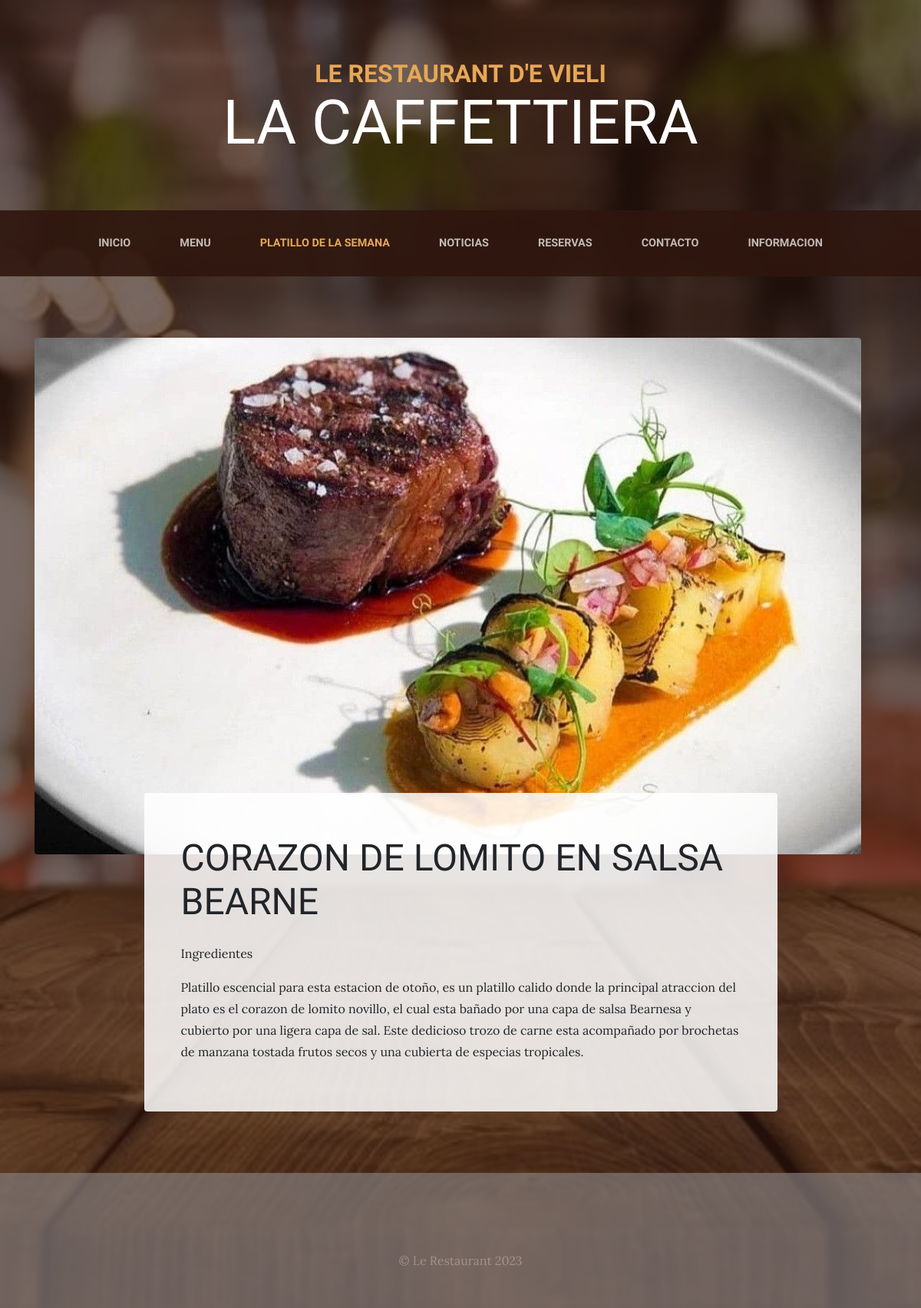
Screenshot of /platillosemanal/ with the database file from the repository.
### services/models.py (models this page shows, shortened)
class Service(models.Model):
    titulo = models.CharField(max_length=200, verbose_name="Título")
    subtitulo = models.CharField(max_length=200, verbose_name="Subtítulo")
    contenido = models.TextField(verbose_name="Contenido")
    image = models.ImageField(verbose_name="Imagen", upload_to="services")
    created = models.DateTimeField(auto_now_add=True, verbose_name="Fecha de creación")
    updated = models.DateTimeField(auto_now=True, verbose_name="Fecha de edición")
    class Meta:
        verbose_name = "servicio"
        verbose_name_plural = "servicios"
        ordering = ['-created']

### services/views.py (the view)
# urls.py: path('', views.services, name="platillosemanal"),
def services(request):
    services = Service.objects.all()
    return render(request, "services/platillosemanal.html", {'services':services})

### pages/templatetags/pages_extras.py (called while the page is built)
@register.simple_tag
def get_page_list():
    pages = Page.objects.all()
    return pages

### services/templates/services/platillosemanal.html (shortened to what this page needs)
{% extends 'core/base.html' %}
{% load static %}
{% block content %}
{% for service in services %}
<section class="page-section about-heading">
  <div class="container">
    <img class="img-fluid rounded about-heading-img mb-3 mb-lg-0" src="{{service.image.url}}"  alt="">
    <div class="about-heading-content">
      <div class="row">
        <div class="col-xl-9 col-lg-10 mx-auto">
          <div class="bg-faded rounded p-5">
            <h2 class="section-heading mb-4">
              <span class="section-heading-upper"></span>
              <span class="section-heading-lower">{{service.titulo}}</span>
            </h2>
            <p>{{service.subtitulo}}</p>
            <p>
              {{service.contenido}}
            </p>
          </div>
        </div>
      </div>
    </div>
  </div>
</section>
{% endfor %}
{% endblock %}

### core/static/core/css/business-casual.css (style rules this page uses)
body { font-family: 'Lora'; background: linear-gradient(rgba(47, 23, 15, 0.65), rgba(47, 23, 15, 0.65)), url("../img/bg.jpg"); background-attachment: fixed; background-position: center; background-size: cover; }
h1, h2, h3, h4, h5, h6 { font-family: 'Raleway'; }
p { line-height: 1.75; }
.page-section { margin-top: 5rem; margin-bottom: 5rem; }
.section-heading { text-transform: uppercase; }
.section-heading .section-heading-upper { display: block; font-size: 1rem; font-weight: 800; padding-bottom:.5rem; }
.section-heading .section-heading-lower { display: block; font-size: 3rem; font-weight: 100; }
.bg-faded { background-color: rgba(255, 255, 255, 0.85); }
@media (min-width: 992px) { .about-heading .about-heading-img { position: relative; z-index: 0; } }
@media (min-width: 992px) { .about-heading .about-heading-content { margin-top: -5rem; position: relative; z-index: 1; } }

### rows the page displays
Service: image (picture), titulo "CORAZON DE LOMITO EN SALSA BEARNE", subtitulo "Ingredientes", contenido "Platillo escencial para esta estacion de otoño, es un platillo calido donde la principal atraccion del plato es el corazon de lomito novillo, el cual esta bañado por una capa de salsa Bearnesa y cubierto por una ligera capa de sal. Este dedicioso trozo de carne esta acompañado por brochetas de manzana tostada frutos secos y una cubierta de especias tropicales."
